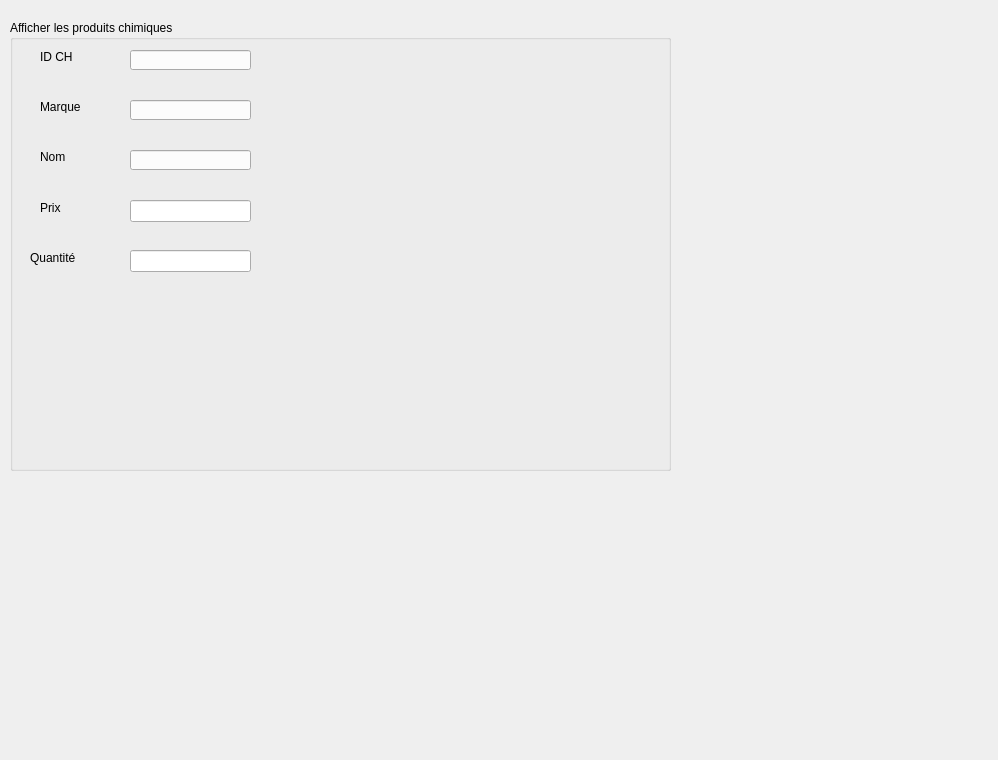
<?xml version="1.0" encoding="UTF-8"?>
<ui version="4.0">
 <class>Dialog2</class>
 <widget class="QDialog" name="Dialog2">
  <property name="geometry">
   <rect>
    <x>0</x>
    <y>0</y>
    <width>998</width>
    <height>760</height>
   </rect>
  </property>
  <property name="cursor">
   <cursorShape>CrossCursor</cursorShape>
  </property>
  <property name="windowTitle">
   <string>Afficher les produits chimiques</string>
  </property>
  <property name="windowIcon">
   <iconset>
    <normaloff>:/img/b.jpg</normaloff>:/img/b.jpg</iconset>
  </property>
  <property name="styleSheet">
   <string notr="true">
border-image: url(:/images/a.jpg)



</string>
  </property>
  <widget class="QLabel" name="label">
   <property name="geometry">
    <rect>
     <x>40</x>
     <y>50</y>
     <width>47</width>
     <height>13</height>
    </rect>
   </property>
   <property name="text">
    <string>ID CH</string>
   </property>
  </widget>
  <widget class="QLabel" name="label_2">
   <property name="geometry">
    <rect>
     <x>40</x>
     <y>100</y>
     <width>47</width>
     <height>13</height>
    </rect>
   </property>
   <property name="text">
    <string>Marque</string>
   </property>
  </widget>
  <widget class="QLabel" name="label_3">
   <property name="geometry">
    <rect>
     <x>40</x>
     <y>150</y>
     <width>47</width>
     <height>13</height>
    </rect>
   </property>
   <property name="text">
    <string>Nom</string>
   </property>
  </widget>
  <widget class="QLineEdit" name="lineEdit_cin">
   <property name="geometry">
    <rect>
     <x>130</x>
     <y>50</y>
     <width>121</width>
     <height>20</height>
    </rect>
   </property>
   <property name="inputMask">
    <string/>
   </property>
   <property name="maxLength">
    <number>32767</number>
   </property>
   <property name="readOnly">
    <bool>true</bool>
   </property>
  </widget>
  <widget class="QLineEdit" name="lineEdit_prenom">
   <property name="geometry">
    <rect>
     <x>130</x>
     <y>100</y>
     <width>121</width>
     <height>20</height>
    </rect>
   </property>
   <property name="readOnly">
    <bool>true</bool>
   </property>
  </widget>
  <widget class="QLineEdit" name="lineEdit_nom">
   <property name="geometry">
    <rect>
     <x>130</x>
     <y>150</y>
     <width>121</width>
     <height>20</height>
    </rect>
   </property>
   <property name="readOnly">
    <bool>true</bool>
   </property>
  </widget>
  <widget class="QGroupBox" name="groupBox">
   <property name="geometry">
    <rect>
     <x>10</x>
     <y>20</y>
     <width>661</width>
     <height>451</height>
    </rect>
   </property>
   <property name="title">
    <string>Afficher les produits chimiques </string>
   </property>
   <widget class="QLineEdit" name="lineEdit_prix">
    <property name="geometry">
     <rect>
      <x>120</x>
      <y>180</y>
      <width>121</width>
      <height>22</height>
     </rect>
    </property>
   </widget>
   <widget class="QLabel" name="label_4">
    <property name="geometry">
     <rect>
      <x>30</x>
      <y>180</y>
      <width>55</width>
      <height>16</height>
     </rect>
    </property>
    <property name="text">
     <string>Prix</string>
    </property>
   </widget>
   <widget class="QLineEdit" name="lineEdit_quantit">
    <property name="geometry">
     <rect>
      <x>120</x>
      <y>230</y>
      <width>121</width>
      <height>22</height>
     </rect>
    </property>
   </widget>
   <widget class="QLabel" name="label_5">
    <property name="geometry">
     <rect>
      <x>20</x>
      <y>230</y>
      <width>61</width>
      <height>16</height>
     </rect>
    </property>
    <property name="text">
     <string>Quantité</string>
    </property>
   </widget>
  </widget>
 </widget>
 <resources/>
 <connections/>
</ui>
